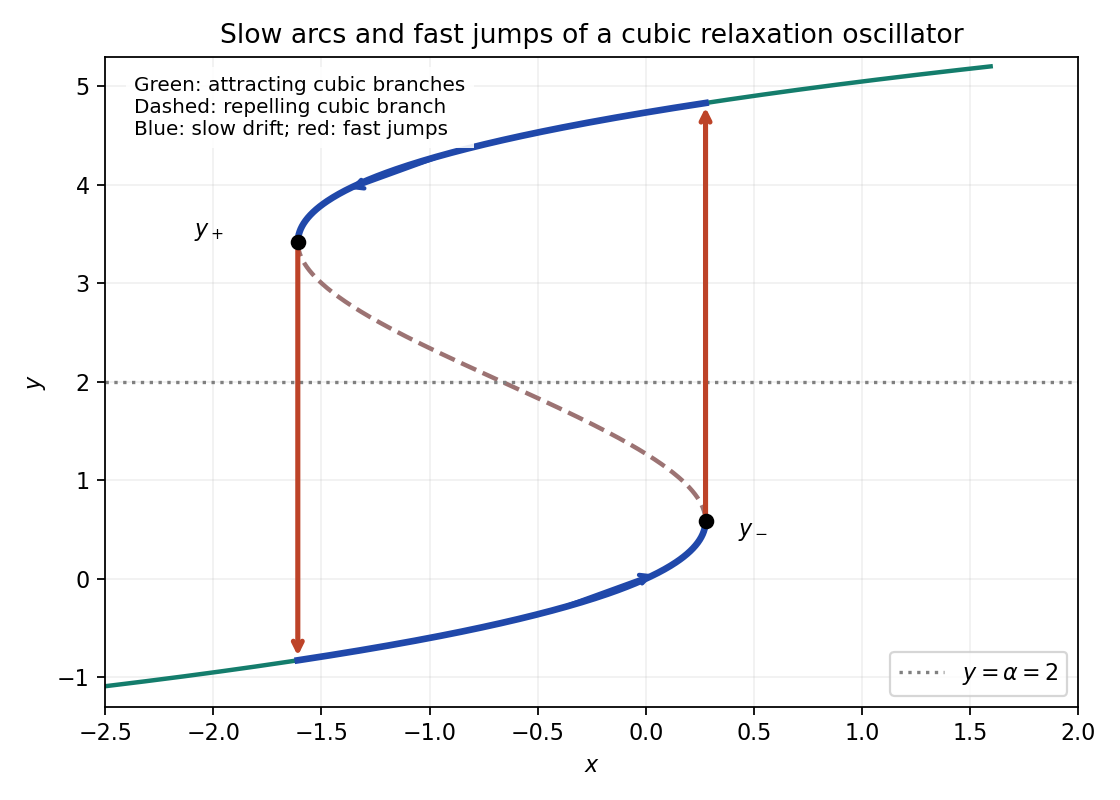

Reproduce this figure in Python.
# Tested with Python3.14.4,numpy2.3.5,matplotlib3.10.7. Output is written to CWD.
import numpy as np
import matplotlib.pyplot as plt
G=.5
f=lambda y:y-y*y+G*y**3/3
lo=(1-np.sqrt(1-G))/G;hi=(1+np.sqrt(1-G))/G
bottom=3/G-2*hi;top=3/G-2*lo
fig,ax=plt.subplots(figsize=(7,5),facecolor='white')
for a,b,color,style in [(-1.2,lo,'#147d6c','-'),(lo,hi,'#9c7373','--'),(hi,5.2,'#147d6c','-')]:
 y=np.linspace(a,b,250);ax.plot(f(y),y,style,color=color,lw=2)
for a,b in [(bottom,lo),(top,hi)]:
 y=np.linspace(a,b,200);ax.plot(f(y),y,color='#2048aa',lw=3)
 m=(a+b)/2;dy=np.sign(b-a)*.18;ax.annotate('',xy=(f(m+dy),m+dy),xytext=(f(m-dy),m-dy),arrowprops={'arrowstyle':'->','color':'#2048aa','lw':2})
for y0,y1 in [(lo,top),(hi,bottom)]:
 ax.annotate('',xy=(f(y0),y1),xytext=(f(y0),y0),arrowprops={'arrowstyle':'->','color':'#bd4328','lw':2.3})
ax.axhline(2,color='gray',ls=':',label=r'$y=α=2$')
ax.scatter([f(lo),f(hi)],[lo,hi],color='black',zorder=5)
ax.text(f(lo)+.15,lo-.15,r'$y_-$');ax.text(f(hi)-.48,hi+.06,r'$y_+$')
ax.set(xlabel='$x$',ylabel='$y$',title='Slow arcs and fast jumps of a cubic relaxation oscillator',xlim=(-2.5,2),ylim=(-1.3,5.3))
ax.text(.03,.97,'Green: attracting cubic branches\nDashed: repelling cubic branch\nBlue: slow drift; red: fast jumps',transform=ax.transAxes,va='top',fontsize=9,bbox={'facecolor':'white','alpha':.9,'edgecolor':'none'})
ax.legend(loc='lower right');ax.grid(alpha=.18);fig.tight_layout();fig.savefig('2007-relaxation-cycle.png',dpi=160,facecolor='white')
